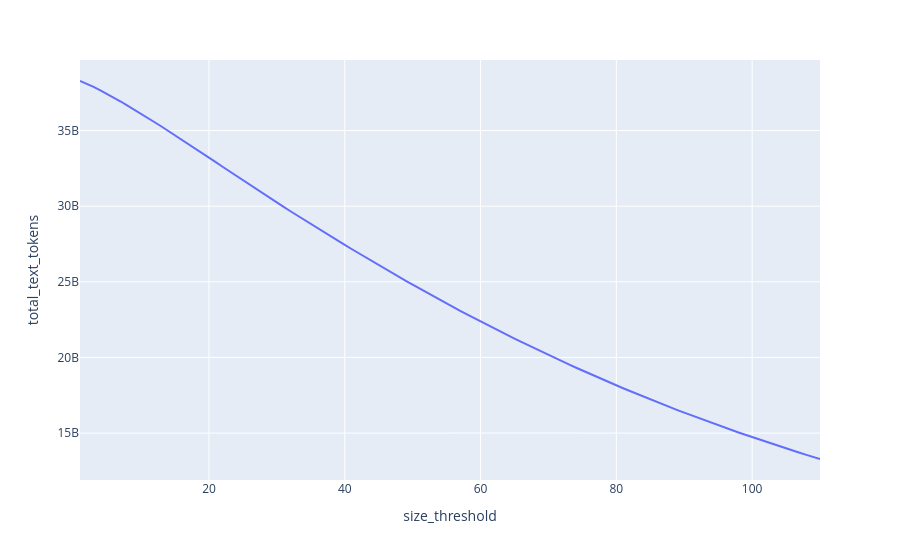

Notebook code for this chart:
### Code cell
import pandas as pd
import plotly.express as px

pd.options.plotting.backend = "plotly"


df = pd.read_csv("data/language_agreement_tokens_para_text.csv")
total_len = df.num_paragraphs.sum()

data = []

for size in df["size"]:
    if size > 110:
        break
    sub_df = df[df["size"] > size]
    data.append(
        {
            "size_threshold": size,
            "total_text_tokens": (sub_df.num_paragraphs * sub_df["size"]).sum(),
        }
    )


threshold_df = pd.DataFrame(data)
threshold_df.plot(x="size_threshold", y="total_text_tokens")
